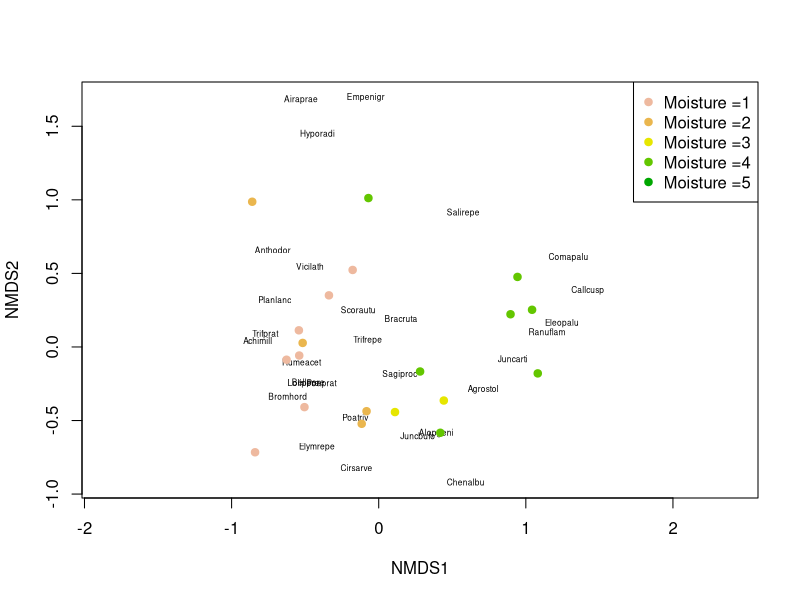
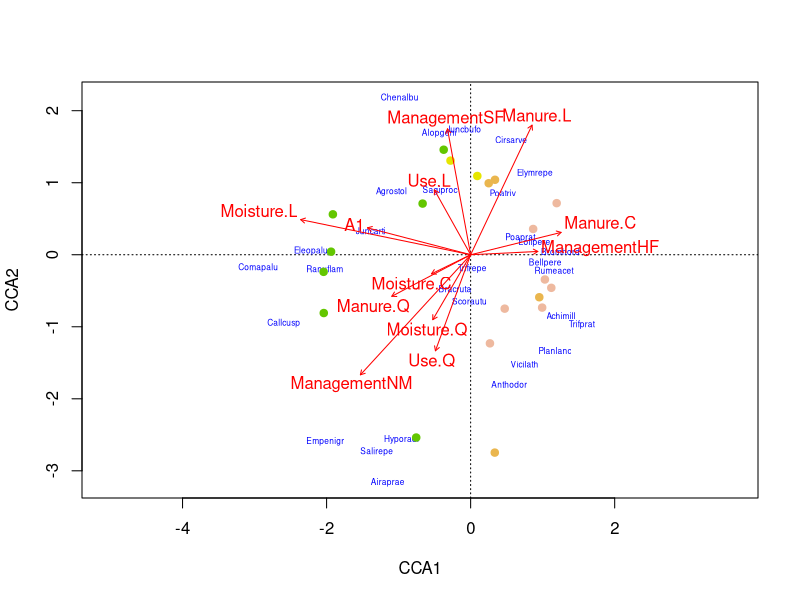
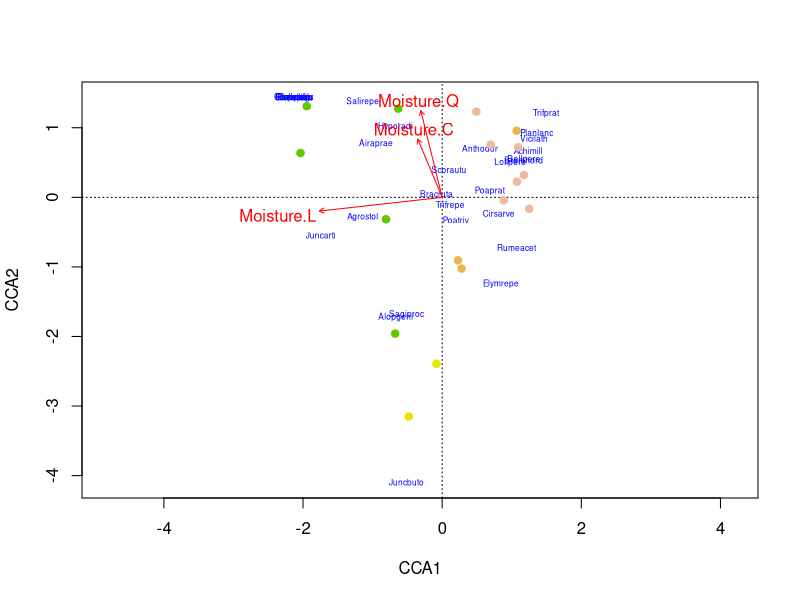

Write R code to recreate these figures, in order.
## ---- chunk 1
knitr::opts_chunk$set(echo = TRUE)
## ---- chunk 2
library(vegan)
data(dune)
data(dune.env)
## ---- chunk 3
dune_mds = metaMDS(dune)
## ---- chunk 4
plot(dune_mds, type='n')
text(dune_mds, 'sp', cex=.5)
# generate vector of colors 
color_vect = rev(terrain.colors(6))[-1]
points(dune_mds, 'sites', pch=19, 
       col=color_vect[dune.env$Moisture])
legend('topright', paste("Moisture =", 1:5, sep=''), 
       col=color_vect, pch=19)

## ---- chunk 5
dune_cca = cca(dune ~ ., data=dune.env)

RsquareAdj(dune_cca, 100)
anova(dune_cca, permutations=999)
anova(dune_cca, by='margin', permutations=999)
## ---- chunk 6
plot(dune_cca, type='n', scaling=1)
text(dune_cca, display='sp', cex=0.5, scaling=1, col='blue')
points(dune_cca, 'sites', pch=19, 
           col=color_vect[dune.env$Moisture])
text(dune_cca, display='bp', col='red')
## ---- chunk 7
dune_cca_m = cca(dune ~ Moisture, data=dune.env)

RsquareAdj(dune_cca_m, 100)
anova(dune_cca_m, permutations=999)
anova(dune_cca_m, by='margin', permutations=999)
## ---- chunk 8
plot(dune_cca_m, type='n', scaling=1)
text(dune_cca_m, display='sp', cex=0.5, scaling=1, col='blue')
points(dune_cca_m, 'sites', pch=19, 
           col=color_vect[dune.env$Moisture])
text(dune_cca_m, display='bp', col='red')
